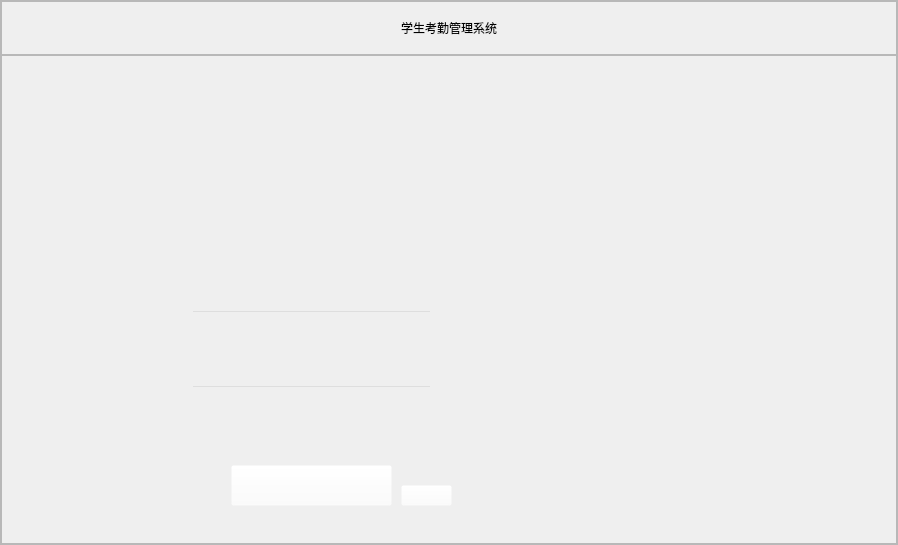
<?xml version="1.0" encoding="UTF-8"?>
<ui version="4.0">
 <class>Form</class>
 <widget class="QWidget" name="Form">
  <property name="geometry">
   <rect>
    <x>0</x>
    <y>0</y>
    <width>898</width>
    <height>545</height>
   </rect>
  </property>
  <property name="windowTitle">
   <string>Form</string>
  </property>
  <layout class="QHBoxLayout" name="horizontalLayout">
   <property name="spacing">
    <number>0</number>
   </property>
   <property name="leftMargin">
    <number>0</number>
   </property>
   <property name="topMargin">
    <number>0</number>
   </property>
   <property name="rightMargin">
    <number>0</number>
   </property>
   <property name="bottomMargin">
    <number>0</number>
   </property>
   <item>
    <widget class="QFrame" name="frame">
     <property name="styleSheet">
      <string notr="true">.QFrame#frame{border-image: url(:/img/img/Desktop_-_1.png);}

</string>
     </property>
     <property name="frameShape">
      <enum>QFrame::StyledPanel</enum>
     </property>
     <property name="frameShadow">
      <enum>QFrame::Raised</enum>
     </property>
     <layout class="QVBoxLayout" name="verticalLayout" stretch="1,9">
      <property name="spacing">
       <number>0</number>
      </property>
      <property name="leftMargin">
       <number>0</number>
      </property>
      <property name="topMargin">
       <number>0</number>
      </property>
      <property name="rightMargin">
       <number>0</number>
      </property>
      <property name="bottomMargin">
       <number>0</number>
      </property>
      <item>
       <widget class="QFrame" name="frame_2">
        <property name="frameShape">
         <enum>QFrame::StyledPanel</enum>
        </property>
        <property name="frameShadow">
         <enum>QFrame::Raised</enum>
        </property>
        <layout class="QHBoxLayout" name="horizontalLayout_2">
         <item>
          <widget class="QLabel" name="label">
           <property name="styleSheet">
            <string notr="true">font: 63 14pt &quot;阿里妈妈方圆体 VF SemiBold&quot;;</string>
           </property>
           <property name="text">
            <string>学生考勤管理系统</string>
           </property>
           <property name="alignment">
            <set>Qt::AlignCenter</set>
           </property>
          </widget>
         </item>
        </layout>
       </widget>
      </item>
      <item>
       <widget class="QFrame" name="frame_3">
        <property name="frameShape">
         <enum>QFrame::StyledPanel</enum>
        </property>
        <property name="frameShadow">
         <enum>QFrame::Raised</enum>
        </property>
        <widget class="QPushButton" name="pushButton">
         <property name="geometry">
          <rect>
           <x>230</x>
           <y>410</y>
           <width>161</width>
           <height>41</height>
          </rect>
         </property>
         <property name="styleSheet">
          <string notr="true">background-color: rgba(255, 255, 255, 0);
</string>
         </property>
         <property name="text">
          <string/>
         </property>
        </widget>
        <widget class="QPushButton" name="pushButton_2">
         <property name="geometry">
          <rect>
           <x>400</x>
           <y>430</y>
           <width>51</width>
           <height>21</height>
          </rect>
         </property>
         <property name="styleSheet">
          <string notr="true">background-color: rgba(255, 255, 255, 0);
</string>
         </property>
         <property name="text">
          <string/>
         </property>
        </widget>
        <widget class="QLineEdit" name="idlineEdit">
         <property name="geometry">
          <rect>
           <x>190</x>
           <y>255</y>
           <width>241</width>
           <height>41</height>
          </rect>
         </property>
         <property name="styleSheet">
          <string notr="true">background-color: rgba(255, 255, 255, 0);
</string>
         </property>
         <property name="alignment">
          <set>Qt::AlignCenter</set>
         </property>
        </widget>
        <widget class="QLineEdit" name="pwdlineEdit">
         <property name="geometry">
          <rect>
           <x>190</x>
           <y>330</y>
           <width>241</width>
           <height>41</height>
          </rect>
         </property>
         <property name="styleSheet">
          <string notr="true">background-color: rgba(255, 255, 255, 0);
</string>
         </property>
         <property name="echoMode">
          <enum>QLineEdit::Password</enum>
         </property>
         <property name="alignment">
          <set>Qt::AlignCenter</set>
         </property>
        </widget>
       </widget>
      </item>
     </layout>
    </widget>
   </item>
  </layout>
 </widget>
 <resources>
  <include location="imglogin.qrc"/>
 </resources>
 <connections/>
</ui>
